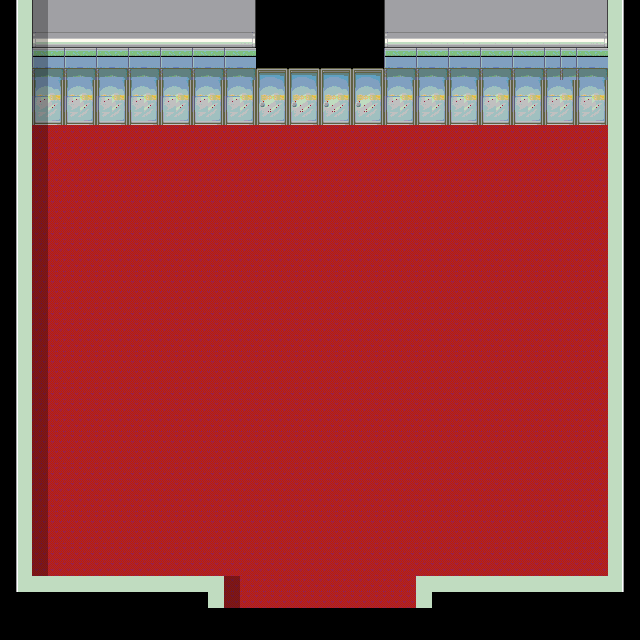

A 2D game scene composited from a Tiled map and its tileset images. What follows is a short description and the map's XML, with each tile layer's data collapsed to a summary:
An orthogonal 40x40 tile map with 16x16 px tiles, 3 tile layers (Base, MonoShita, shadow), 3 tilesets and 9 objects.

<map version="1.0" orientation="orthogonal" renderorder="right-down" width="40" height="40" tilewidth="16" tileheight="16" backgroundcolor="#000000" nextobjectid="10">
 <tileset firstgid="1" name="ST-MsionR-I01" tilewidth="16" tileheight="16" tilecount="1984" columns="16">
  <image source="ST-MsionR-I01.png" trans="aa55ff" width="256" height="1990" />
 </tileset>
 <tileset firstgid="1985" name="shops00" tilewidth="16" tileheight="16" tilecount="2912" columns="16">
  <image source="shops00.png" trans="aa55ff" width="256" height="2912" />
 </tileset>
 <tileset firstgid="4897" name="ST-Sewer-01" tilewidth="16" tileheight="16" tilecount="1504" columns="16">
  <image source="ST-Sewer-01.png" trans="aa55ff" width="256" height="1504" />
 </tileset>
 <layer name="Base" width="40" height="40">
  <properties>
   <property name="cc_vertexz" value="-12" />
  </properties>
  <data>[1600 cells, 1268 non-empty, 6 distinct tile ids]</data>
 </layer>
 <layer name="MonoShita" width="40" height="40">
  <properties>
   <property name="cc_vertexz" value="-11" />
  </properties>
  <data>[1600 cells, 256 non-empty, 21 distinct tile ids]</data>
 </layer>
 <objectgroup name="collision">
  <object id="1" x="608" y="0" width="32" height="640" />
  <object id="2" x="416" y="576" width="192" height="80" />
  <object id="3" x="0" y="576" width="224" height="96" />
  <object id="4" x="0" y="0" width="32" height="576" />
  <object id="5" x="32" y="0" width="576" height="128" />
 </objectgroup>
 <objectgroup name="event">
  <object id="6" x="32" y="96" width="576" height="32">
   <properties>
    <property name="EventID" value="1" />
    <property name="trigger" value="4" />
   </properties>
  </object>
  <object id="7" x="224" y="608" width="192" height="32">
   <properties>
    <property name="EventID" value="2" />
    <property name="trigger" value="1" />
   </properties>
  </object>
  <object id="8" x="224" y="576" width="192" height="32">
   <properties>
    <property name="EventID" value="3" />
    <property name="trigger" value="1" />
   </properties>
  </object>
  <object id="9" x="608" y="0" width="32" height="32">
   <properties>
    <property name="EventID" value="4" />
    <property name="trigger" value="0" />
   </properties>
  </object>
 </objectgroup>
 <layer name="shadow" width="40" height="40">
  <data>[1600 cells, 38 non-empty, 1 distinct tile ids]</data>
 </layer>
</map>
